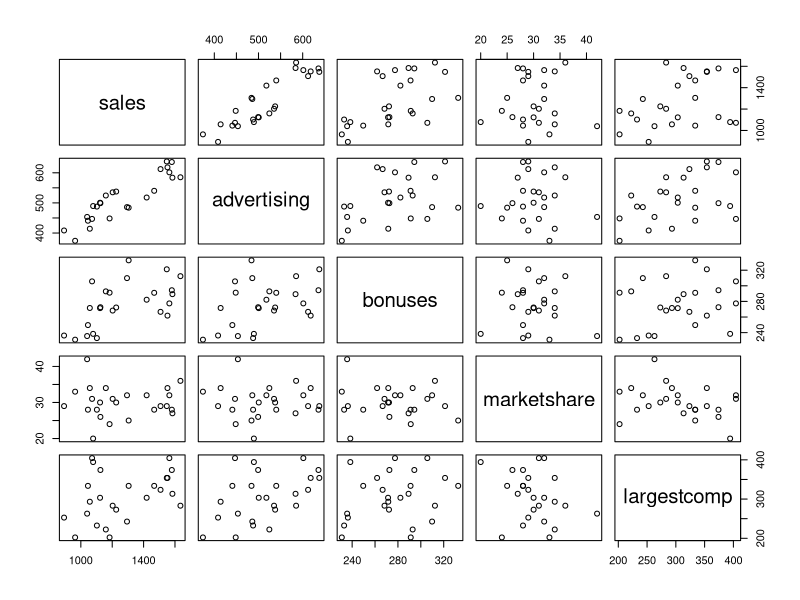
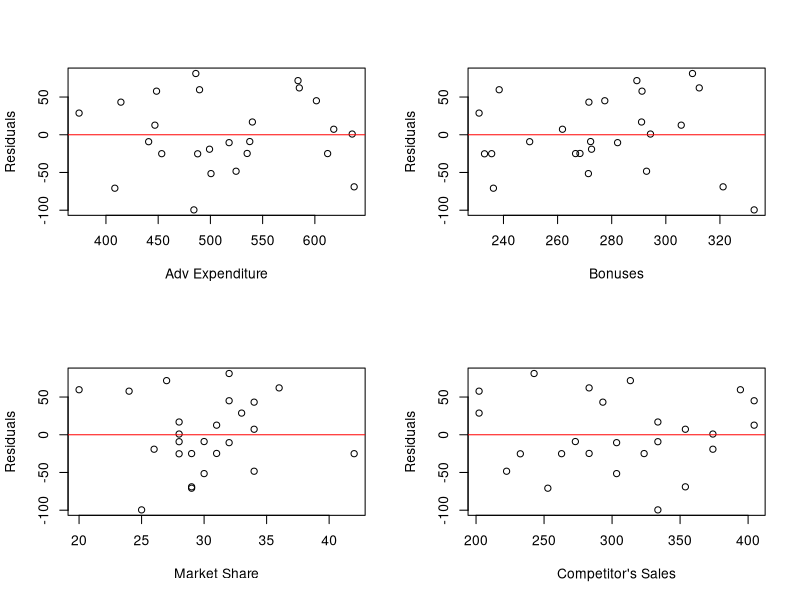
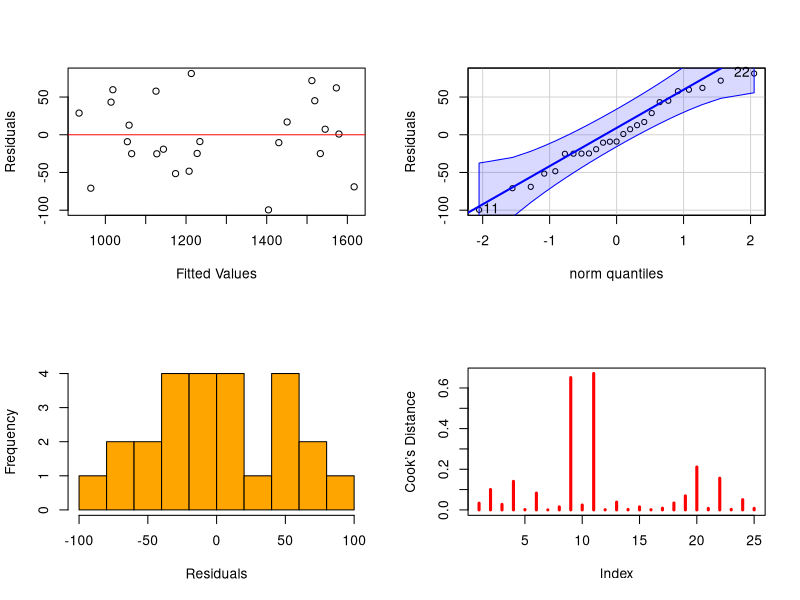

The R source for these figures, in order:
meddcor = read.table("meddcor.txt", sep="", header = FALSE)
n = dim(meddcor)[1] # number of observations
colnames(meddcor) = c("sales", "advertising", "bonuses", "marketshare", "largestcomp", "region")
meddcor$region = as.factor(meddcor$region)
model = lm(sales ~ ., data = meddcor)
summary(model)

## Predicting Values for the 1st office
newdata = meddcor[1,2:6]
## Estimate standard deviation
s2 = summary(model)$sigma^2
xstar = as.double(newdata)
X = data.matrix(meddcor[,2:6])
predvar = s2*(xstar%*%solve(t(X)%*%X)%*%xstar)
sqrt(predvar)
## Confidence Interval
predict(model, newdata, interval="confidence")

## Change the value of the competitor's sales
newdata[4] = 303
## Estimate standard deviation
s2 = summary(model)$sigma^2
xstar = as.double(newdata)
X = data.matrix(meddcor[,2:6])
predvar = s2*(1+xstar%*%solve(t(X)%*%X)%*%xstar)
sqrt(predvar)
## Confidence Interval
predict(model, newdata, interval="prediction")

### Assessing Assumptions
## Scatterplot matrix
plot(meddcor[,1:5])

resids = model$resid
par(mfrow =c(2,2))
plot(meddcor[,2],resids,xlab="Adv Expenditure",ylab="Residuals")
abline(0,0,col="red")
plot(meddcor[,3],resids,xlab="Bonuses",ylab="Residuals")
abline(0,0,col="red")
plot(meddcor[,4],resids,xlab="Market Share",ylab="Residuals")
abline(0,0,col="red")
plot(meddcor[,5],resids,xlab="Competitor's Sales",ylab="Residuals")
abline(0,0,col="red")

library(car)
fits = model$fitted
cook = cooks.distance(model)
par(mfrow =c(2,2))
plot(fits, resids, xlab="Fitted Values",ylab="Residuals")
abline(0,0,col="red")
qqPlot(resids, ylab="Residuals", main = "")
hist(resids, xlab="Residuals", main = "",nclass=10,col="orange")
plot(cook,type="h",lwd=3,col="red", ylab = "Cook’s Distance")

cor(meddcor[,2:5])

vif(model)

summary(model)$r.squared
